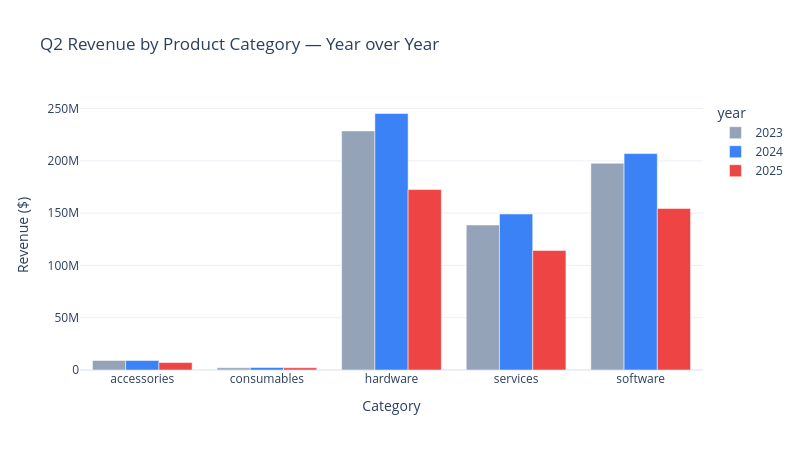

The notebook cell this image was saved under:
### Markdown cell above
## 5. The Q2 2025 Tariff Shock — Deep Dive

### Code cell
# ── Revenue by category, Q2 each year ──
tariff = q("""
    SELECT strftime('%Y', o.order_date) as year, p.category,
           SUM(oi.line_total) as revenue,
           COUNT(DISTINCT oi.order_id) as orders,
           AVG(oi.unit_price) as avg_price
    FROM v_order_items_clean oi
    JOIN v_orders_clean o ON oi.order_id = o.order_id
    JOIN products p ON oi.product_id = p.product_id
    WHERE CAST(strftime('%m', o.order_date) AS INT) BETWEEN 4 AND 6
    GROUP BY year, category ORDER BY year, category
""")

fig = px.bar(tariff, x="category", y="revenue", color="year", barmode="group",
             title="Q2 Revenue by Product Category — Year over Year",
             labels={"revenue": "Revenue ($)", "category": "Category"},
             color_discrete_sequence=["#94a3b8", "#3b82f6", "#ef4444"])
fig.update_layout(height=450, width=800)
fig.show()

# Calculate the actual impact
print("\nQ2 2025 vs Q2 2024 by category:")
for cat in tariff.category.unique():
    q2_24 = tariff[(tariff.year=="2024") & (tariff.category==cat)].revenue.values
    q2_25 = tariff[(tariff.year=="2025") & (tariff.category==cat)].revenue.values
    if len(q2_24) > 0 and len(q2_25) > 0:
        pct = (q2_25[0] - q2_24[0]) / q2_24[0] * 100
        print(f"  {cat}: {pct:+.1f}%")

### Figure 1 — Plotly figure (JSON) as saved in the notebook; plotly's stock layout.template omitted (floating-point values rounded to 4 significant figures)
{"data": [{"alignmentgroup": "True", "hovertemplate": "year=2023<br>Category=%{x}<br>Revenue ($)=%{y}<extra></extra>", "legendgroup": "2023", "marker": {"color": "#94a3b8", "pattern": {"shape": ""}}, "name": "2023", "offsetgroup": "2023", "orientation": "v", "showlegend": true, "textposition": "auto", "type": "bar", "x": ["accessories", "consumables", "hardware", "services", "software"], "xaxis": "x", "y": [9121000.0, 2094000.0, 228600000.0, 138600000.0, 197700000.0], "yaxis": "y"}, {"alignmentgroup": "True", "hovertemplate": "year=2024<br>Category=%{x}<br>Revenue ($)=%{y}<extra></extra>", "legendgroup": "2024", "marker": {"color": "#3b82f6", "pattern": {"shape": ""}}, "name": "2024", "offsetgroup": "2024", "orientation": "v", "showlegend": true, "textposition": "auto", "type": "bar", "x": ["accessories", "consumables", "hardware", "services", "software"], "xaxis": "x", "y": [9092000.0, 2387000.0, 245300000.0, 149200000.0, 206900000.0], "yaxis": "y"}, {"alignmentgroup": "True", "hovertemplate": "year=2025<br>Category=%{x}<br>Revenue ($)=%{y}<extra></extra>", "legendgroup": "2025", "marker": {"color": "#ef4444", "pattern": {"shape": ""}}, "name": "2025", "offsetgroup": "2025", "orientation": "v", "showlegend": true, "textposition": "auto", "type": "bar", "x": ["accessories", "consumables", "hardware", "services", "software"], "xaxis": "x", "y": [7112000.0, 2120000.0, 172600000.0, 114300000.0, 154400000.0], "yaxis": "y"}], "layout": {"barmode": "group", "height": 450, "legend": {"title": {"text": "year"}, "tracegroupgap": 0}, "title": {"text": "Q2 Revenue by Product Category — Year over Year"}, "width": 800, "xaxis": {"anchor": "y", "domain": [0, 1], "title": {"text": "Category"}}, "yaxis": {"anchor": "x", "domain": [0, 1], "title": {"text": "Revenue ($)"}}}}
